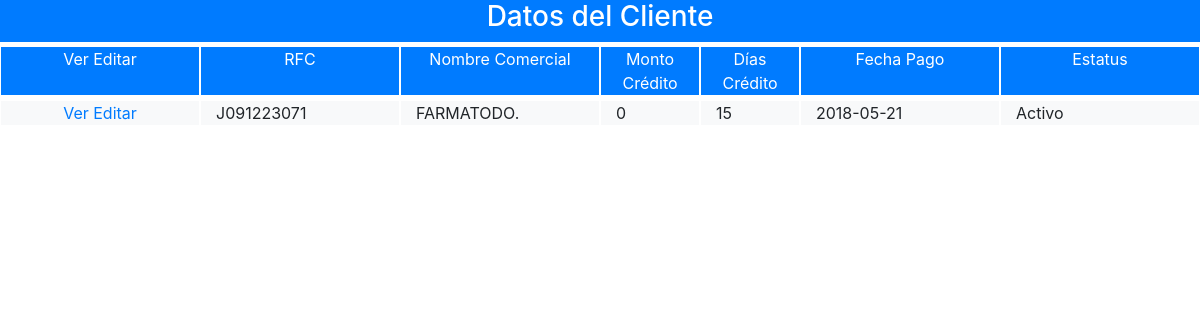
The page /frontend/pantalla/cliente/listar_cliente.php on the database its author committed.
### tables this page shows
CREATE TABLE IF NOT EXISTS `cliente` (
  `cod_cli` int(11) NOT NULL AUTO_INCREMENT,
  `rfc_cli` varchar(15) NOT NULL,
  `com_cli` varchar(80) NOT NULL,
  `raz_cli` varchar(80) NOT NULL,
  `ref_cli` varchar(20) NOT NULL,
  `cue_cli` varchar(20) NOT NULL,
  `fil_cli` varchar(35) NOT NULL,
  `dep_cli` varchar(20) NOT NULL,
  `re1_cli` varchar(25) NOT NULL,
  `te1_cli` varchar(15) NOT NULL,
  `di1_cli` varchar(80) NOT NULL,
  `em1_cli` varchar(80) NOT NULL,
  `re2_cli` varchar(25) DEFAULT NULL,
  `te2_cli` varchar(15) DEFAULT NULL,
  `di2_cli` varchar(80) DEFAULT NULL,
  `em2_cli` varchar(80) DEFAULT NULL,
  `re3_cli` varchar(25) DEFAULT NULL,
  `te3_cli` varchar(15) DEFAULT NULL,
  `di3_cli` varchar(80) DEFAULT NULL,
  `em3_cli` varchar(80) NOT NULL,
  `cre_cli` float NOT NULL,
  `dia_cli` int(11) NOT NULL,
  `pag_cli` date NOT NULL,
  `pdf_cli` text NOT NULL,
  `est_cli` char(1) NOT NULL,
  PRIMARY KEY (`cod_cli`)
);

### backend/clase/permiso.class.php (called while the page is built, shortened)
<?php
require_once("utilidad.class.php");
class permiso extends utilidad
{   public $cod_per;
	public function validar_acceso($id_opc,$fky_usuario)
	{
		$sql="select est_per
		      from  permiso
		      where
		      fky_opcion=$id_opc and
		      fky_usuario=$fky_usuario";
		      return $this->ejecutar($sql);
	}
}
?>

### backend/clase/utilidad.class.php (called while the page is built, shortened)
<?php
class utilidad
{
    private $servidor="localhost";
    private $usuario="root";
    private $clave="";
    private $base_datos="febrero";
    public  $mysqli;
   public function conectar(){
   		$this->mysqli = new mysqli($this->servidor, $this->usuario, $this->clave, $this->base_datos);
   }
	public function ejecutar($sql){
		return $this->mysqli->query($sql);
	}
	public function extraer_dato($pun_bds){
		return $pun_bds->fetch_assoc();
	}
}
?>

### backend/clase/cliente.class.php (called while the page is built, shortened)
<?php
require_once("utilidad.class.php");
class cliente extends utilidad
{
   public function filtrar($cod_cli,$rfc_cli,$com_cli){
        $where="where 1=1";
        $filtro1 = ($cod_cli!="") ? "and cod_cli=$cod_cli":"";
        $filtro2 = ($rfc_cli!="") ? "and rfc_cli='$rfc_cli'":"";
        $filtro3 = ($com_cli!="") ? "and com_cli like '%$com_cli%'":"";
   		  $sql="select * from cliente $where $filtro1 $filtro2 $filtro3";
   	    return $this->ejecutar($sql);
   }
}
?>

### frontend/pantalla/cliente/listar_cliente.php (the view, shortened to what this page needs)
<?php
require("../../../backend/clase/cliente.class.php");
require("../../../backend/clase/permiso.class.php");
$obj=new cliente;
$objPermiso=new permiso;
$permiso=$objPermiso->validar_acceso($opcion=1,$fky_usuario=1,$token=md5("12345"));
$acceso=$objPermiso->extraer_dato($permiso);
if($acceso["est_per"]=="A")
{
?>
<!DOCTYPE html>
<html lang="en">
<head>
	<link rel="stylesheet" href="../../bootstrap-4.0/css/bootstrap.min.css">
</head>
<body>
<form action="listar_cliente.php" method="POST">
	<div class="container-fluid">
	 <div class="row bg-primary text-white">
	 	 <div class="col-12 text-center">
	  	<h3>Datos del Cliente</h3>
	 	 </div>
	  </div>
	  <div class="row mt-1 bg-primary text-white text-center">
	  	<div class="col-md-2 col-12 border border-white">
		  <a>Ver</a>
		  <a>Editar</a>
		</div>
		<div class="col-md-2 col-12  border border-white">
		     <span>RFC</span>
		</div>
		<div class="col-md-2 col-12 border border-white ">
		     <span>Nombre Comercial</span>
		</div>
		<div class="col-md-1 col-12 border border-white">
		     <span>Monto Crédito</span>
		</div>
	 	<div class="col-md-1 col-12 border border-white">
		     <span>Días Crédito</span>
		</div>
		<div class="col-md-2 col-12 border border-white">
		     <span>Fecha Pago</span>
		</div>
		<div class="col-md-2 col-12 border border-white">
		     <span>Estatus</span>
		</div>
		</div>
	    <div class="row mt-1 justify-content-center bg-light">
		<?php
		$resultado=$obj->filtrar($obj->cod_cli,$obj->rfc_cli,$obj->com_cli);
		while(($datos=$obj->extraer_dato($resultado))>0){
		?>
		<div class="col-md-2 col-12 border border-white text-center">
		  <a href="<?php echo "ver_cliente.php?cod_cli=$datos[cod_cli]"?>">Ver</a>
		  <a href="<?php echo "modificar_cliente.php?cod_cli=$datos[cod_cli]"?>">Editar</a>
		</div>
		<div class="col-md-2 col-12 border border-white">
		     <span><?php echo $datos['rfc_cli']; ?></span>
		</div>
		<div class="col-md-2 col-12 border border-white text-uppercase">
		     <span><?php echo $datos['com_cli']; ?></span>
		</div>
		<div class="col-md-1 col-12 border border-white text-uppercase">
		     <span><?php echo $datos['cre_cli']; ?></span>
		</div>
	 	<div class="col-md-1 col-12 border border-white">
		      <span><?php echo $datos['dia_cli']; ?></span>
		</div>
		<div class="col-md-2 col-12 border border-white text-left text-lowercase">
		     <span><?php echo $datos['pag_cli']; ?></span>
		</div>
	    <div class="col-md-2 col-12 border border-white text-left ">
		     <span><?php
						if($datos['est_cli']=='A')
							echo "Activo";
							 else
							    echo "Inactivo";
					?></span>
		</div>
		<?php
		}
		?>
	  </div>
	</div>
</form>
</body>
</html>
<?php
}else{
	$obj->mensaje("danger","No tienes permiso de accesar a esta p&aacute;gina");
}
?>

### rows shown on the page
cliente: rfc_cli "J091223071", com_cli "FARMATODO.", cre_cli "0", dia_cli "15", pag_cli "2018-05-21", est_cli "Activo"
